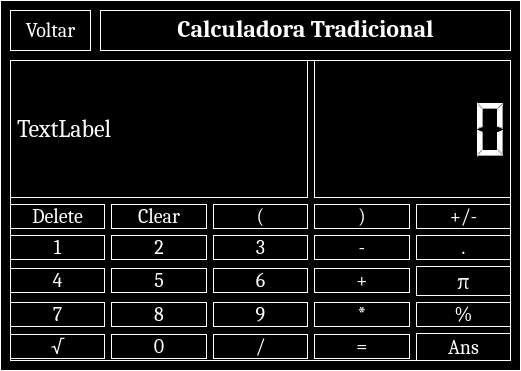
<?xml version="1.0" encoding="UTF-8"?>
<ui version="4.0">
 <class>Dialog</class>
 <widget class="QDialog" name="Dialog">
  <property name="geometry">
   <rect>
    <x>0</x>
    <y>0</y>
    <width>521</width>
    <height>371</height>
   </rect>
  </property>
  <property name="windowTitle">
   <string>Dialog</string>
  </property>
  <property name="styleSheet">
   <string notr="true">color: white;
border: 1px solid white;
background-color: black;
</string>
  </property>
  <widget class="QWidget" name="gridLayoutWidget">
   <property name="geometry">
    <rect>
     <x>10</x>
     <y>60</y>
     <width>501</width>
     <height>301</height>
    </rect>
   </property>
   <property name="font">
    <font>
     <pointsize>15</pointsize>
    </font>
   </property>
   <layout class="QGridLayout" name="gridLayout">
    <property name="sizeConstraint">
     <enum>QLayout::SetDefaultConstraint</enum>
    </property>
    <item row="8" column="2">
     <widget class="QPushButton" name="pushButton_15">
      <property name="font">
       <font>
        <family>Cambria</family>
        <pointsize>15</pointsize>
       </font>
      </property>
      <property name="text">
       <string>/</string>
      </property>
     </widget>
    </item>
    <item row="6" column="3">
     <widget class="QPushButton" name="pushButton_12">
      <property name="font">
       <font>
        <family>Cambria</family>
        <pointsize>15</pointsize>
       </font>
      </property>
      <property name="text">
       <string>*</string>
      </property>
     </widget>
    </item>
    <item row="5" column="0">
     <widget class="QPushButton" name="pushButton_2">
      <property name="font">
       <font>
        <family>Cambria</family>
        <pointsize>15</pointsize>
       </font>
      </property>
      <property name="text">
       <string>4</string>
      </property>
     </widget>
    </item>
    <item row="3" column="1">
     <widget class="QPushButton" name="pushButton_5">
      <property name="font">
       <font>
        <family>Cambria</family>
        <pointsize>15</pointsize>
       </font>
      </property>
      <property name="text">
       <string>2</string>
      </property>
     </widget>
    </item>
    <item row="8" column="3">
     <widget class="QPushButton" name="pushButton_16">
      <property name="font">
       <font>
        <family>Cambria</family>
        <pointsize>15</pointsize>
       </font>
      </property>
      <property name="text">
       <string>=</string>
      </property>
     </widget>
    </item>
    <item row="6" column="1">
     <widget class="QPushButton" name="pushButton_4">
      <property name="font">
       <font>
        <family>Cambria</family>
        <pointsize>15</pointsize>
       </font>
      </property>
      <property name="text">
       <string>8</string>
      </property>
     </widget>
    </item>
    <item row="6" column="0">
     <widget class="QPushButton" name="pushButton_10">
      <property name="font">
       <font>
        <family>Cambria</family>
        <pointsize>15</pointsize>
       </font>
      </property>
      <property name="text">
       <string>7</string>
      </property>
     </widget>
    </item>
    <item row="5" column="1">
     <widget class="QPushButton" name="pushButton_3">
      <property name="font">
       <font>
        <family>Cambria</family>
        <pointsize>15</pointsize>
       </font>
      </property>
      <property name="text">
       <string>5</string>
      </property>
     </widget>
    </item>
    <item row="3" column="2">
     <widget class="QPushButton" name="pushButton_8">
      <property name="font">
       <font>
        <family>Cambria</family>
        <pointsize>15</pointsize>
       </font>
      </property>
      <property name="text">
       <string>3</string>
      </property>
     </widget>
    </item>
    <item row="3" column="3">
     <widget class="QPushButton" name="pushButton_9">
      <property name="font">
       <font>
        <family>Cambria</family>
        <pointsize>15</pointsize>
       </font>
      </property>
      <property name="text">
       <string>-</string>
      </property>
     </widget>
    </item>
    <item row="3" column="0">
     <widget class="QPushButton" name="pushButton">
      <property name="font">
       <font>
        <family>Cambria</family>
        <pointsize>15</pointsize>
       </font>
      </property>
      <property name="text">
       <string>1</string>
      </property>
     </widget>
    </item>
    <item row="5" column="2">
     <widget class="QPushButton" name="pushButton_6">
      <property name="font">
       <font>
        <family>Cambria</family>
        <pointsize>15</pointsize>
       </font>
      </property>
      <property name="text">
       <string>6</string>
      </property>
     </widget>
    </item>
    <item row="8" column="0">
     <widget class="QPushButton" name="pushButton_13">
      <property name="font">
       <font>
        <family>Cambria</family>
        <pointsize>15</pointsize>
       </font>
      </property>
      <property name="text">
       <string>√</string>
      </property>
     </widget>
    </item>
    <item row="1" column="0">
     <widget class="QPushButton" name="pushButton_17">
      <property name="font">
       <font>
        <family>Cambria</family>
        <pointsize>15</pointsize>
       </font>
      </property>
      <property name="text">
       <string>Delete</string>
      </property>
     </widget>
    </item>
    <item row="6" column="2">
     <widget class="QPushButton" name="pushButton_11">
      <property name="font">
       <font>
        <family>Cambria</family>
        <pointsize>15</pointsize>
       </font>
      </property>
      <property name="text">
       <string>9</string>
      </property>
     </widget>
    </item>
    <item row="1" column="3">
     <widget class="QPushButton" name="pushButton_27">
      <property name="font">
       <font>
        <family>Cambria</family>
        <pointsize>15</pointsize>
       </font>
      </property>
      <property name="text">
       <string>)</string>
      </property>
     </widget>
    </item>
    <item row="8" column="1">
     <widget class="QPushButton" name="pushButton_14">
      <property name="font">
       <font>
        <family>Cambria</family>
        <pointsize>15</pointsize>
       </font>
      </property>
      <property name="text">
       <string>0</string>
      </property>
     </widget>
    </item>
    <item row="1" column="1">
     <widget class="QPushButton" name="pushButton_18">
      <property name="font">
       <font>
        <family>Cambria</family>
        <pointsize>15</pointsize>
       </font>
      </property>
      <property name="text">
       <string>Clear</string>
      </property>
     </widget>
    </item>
    <item row="1" column="2">
     <widget class="QPushButton" name="pushButton_26">
      <property name="font">
       <font>
        <family>Cambria</family>
        <pointsize>15</pointsize>
       </font>
      </property>
      <property name="text">
       <string>(</string>
      </property>
     </widget>
    </item>
    <item row="0" column="0" colspan="3">
     <widget class="QLabel" name="label">
      <property name="font">
       <font>
        <family>Cambria</family>
        <pointsize>18</pointsize>
       </font>
      </property>
      <property name="text">
       <string>TextLabel</string>
      </property>
     </widget>
    </item>
    <item row="6" column="4">
     <widget class="QPushButton" name="pushButton_28">
      <property name="font">
       <font>
        <family>Cambria</family>
        <pointsize>15</pointsize>
       </font>
      </property>
      <property name="text">
       <string>%</string>
      </property>
     </widget>
    </item>
    <item row="5" column="3">
     <widget class="QPushButton" name="pushButton_7">
      <property name="font">
       <font>
        <family>Cambria</family>
        <pointsize>15</pointsize>
       </font>
      </property>
      <property name="text">
       <string>+</string>
      </property>
     </widget>
    </item>
    <item row="0" column="3" colspan="2">
     <widget class="QLCDNumber" name="lcdNumber">
      <property name="font">
       <font>
        <family>Cambria</family>
        <pointsize>20</pointsize>
       </font>
      </property>
      <property name="digitCount">
       <number>6</number>
      </property>
     </widget>
    </item>
    <item row="3" column="4">
     <widget class="QPushButton" name="pushButton_19">
      <property name="font">
       <font>
        <family>Cambria</family>
        <pointsize>15</pointsize>
       </font>
      </property>
      <property name="text">
       <string>.</string>
      </property>
     </widget>
    </item>
    <item row="1" column="4">
     <widget class="QPushButton" name="pushButton_20">
      <property name="font">
       <font>
        <family>Cambria</family>
        <pointsize>15</pointsize>
       </font>
      </property>
      <property name="text">
       <string>+/-</string>
      </property>
     </widget>
    </item>
    <item row="5" column="4">
     <widget class="QPushButton" name="pushButton_29">
      <property name="font">
       <font>
        <family>Cambria</family>
        <pointsize>15</pointsize>
       </font>
      </property>
      <property name="text">
       <string>π</string>
      </property>
     </widget>
    </item>
    <item row="8" column="4">
     <widget class="QPushButton" name="pushButton_30">
      <property name="minimumSize">
       <size>
        <width>75</width>
        <height>28</height>
       </size>
      </property>
      <property name="font">
       <font>
        <family>Cambria</family>
        <pointsize>15</pointsize>
       </font>
      </property>
      <property name="text">
       <string>Ans</string>
      </property>
     </widget>
    </item>
   </layout>
  </widget>
  <widget class="QPushButton" name="volta_trad">
   <property name="geometry">
    <rect>
     <x>10</x>
     <y>10</y>
     <width>81</width>
     <height>41</height>
    </rect>
   </property>
   <property name="font">
    <font>
     <family>Cambria</family>
     <pointsize>15</pointsize>
    </font>
   </property>
   <property name="text">
    <string>Voltar</string>
   </property>
  </widget>
  <widget class="QTextBrowser" name="textBrowser">
   <property name="geometry">
    <rect>
     <x>100</x>
     <y>10</y>
     <width>411</width>
     <height>41</height>
    </rect>
   </property>
   <property name="font">
    <font>
     <family>Cambria</family>
    </font>
   </property>
   <property name="html">
    <string>&lt;!DOCTYPE HTML PUBLIC &quot;-//W3C//DTD HTML 4.0//EN&quot; &quot;http://www.w3.org/TR/REC-html40/strict.dtd&quot;&gt;
&lt;html&gt;&lt;head&gt;&lt;meta name=&quot;qrichtext&quot; content=&quot;1&quot; /&gt;&lt;style type=&quot;text/css&quot;&gt;
p, li { white-space: pre-wrap; }
&lt;/style&gt;&lt;/head&gt;&lt;body style=&quot; font-family:'Cambria'; font-size:9.75pt; font-weight:400; font-style:normal;&quot;&gt;
&lt;p align=&quot;center&quot; style=&quot; margin-top:0px; margin-bottom:0px; margin-left:0px; margin-right:0px; -qt-block-indent:0; text-indent:0px;&quot;&gt;&lt;span style=&quot; font-size:18pt; font-weight:600;&quot;&gt;Calculadora Tradicional&lt;/span&gt;&lt;/p&gt;&lt;/body&gt;&lt;/html&gt;</string>
   </property>
  </widget>
 </widget>
 <resources/>
 <connections/>
</ui>
